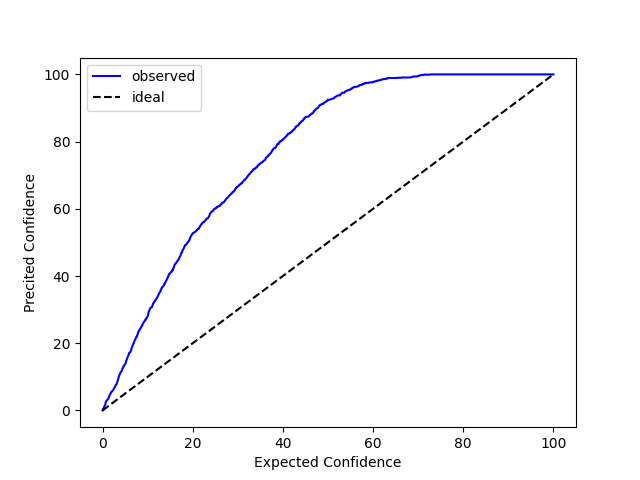

The script that saved this image:
# cd path/to/this/repo
# export PYTHONPATH=$(pwd)
import os
import json
import argparse
import numpy as np
import torch
import torch.nn as nn
from torch.utils.data import DataLoader
import matplotlib.pyplot as plt
from models_copy.HSDT import StoTransformerEncoder, HSDTEncoder
from models_copy.Regressor import Regressor
from datasets.tri_loader import TRIDataset
from utils.utils import mkdir, save_to_txt
from utils.calibrated_regression import CalibratedRegression


np.random.seed(0)


def posterior_predictive(path, config):
    res = os.listdir(path)
    assert "gts_mu_sigma_lower_upper.npz" in res, f"No such file: gts_mu_sigma_lower_upper.npz"
    data = np.load(os.path.join(path, "gts_mu_sigma_lower_upper.npz"))
    gts, mu, sigma, lower, upper = data["gts"], data["mu"], data["sigma"], data["lower"], data["upper"]
    samples = np.random.normal(mu, sigma * 2.5, size=(config["n_sample"], len(gts)))
    return samples.T


def get_config(path):
    res = os.listdir(path)
    assert "args_json.json" in res, f"No such file: args_json.json"
    with open(os.path.join("./" "args_json.json"), "r") as f:
        config = json.load(f)
    return config


def get_data(config):
    assert config["data"] == "tri", f"dataset mismatch"
    config["data_root_dir"] = "../../../data"
    config = argparse.Namespace(**config)
    data_module = TRIDataset(config)
    data_dict = data_module.get_charge()
    train_set, valid_set, test_set = data_dict["train"], data_dict["valid"], data_dict["test"]
    return train_set, valid_set, test_set


def get_model(path, config):
    fea_dim = config["fea_dim"]
    emb_dim = config["emb_dim"]
    num_layers = config["num_layers"]
    heads = config["heads"]
    k_centroid = config["k_centroid"]
    tau1 = config["tau1"]
    tau2 = config["tau2"]
    direction = config["direction"]
    dropout = config["dropout"]
    forward_expansion = config["forward_expansion"]
    out_dim = config["out_dim"]
    seq_len = config["seq_len"]
    add_conv = config["add_conv"]
    device = torch.device(config["device"])

    res = os.listdir(path)
    print(path)
    print(res)
    if "model.pth" in res:
        # without pre_net
        encoder = HSDTEncoder(
            fea_dim,
            emb_dim,
            num_layers,
            heads,
            k_centroid,
            tau1,
            tau2,
            direction,
            dropout,
            forward_expansion,
            max_len=128,
            device=device,
        ).to(device)
        regressor = Regressor(seq_len, emb_dim, dropout, out_dim).to(device)
        model = nn.Sequential(encoder, regressor).to(device)
        model_ckpt = torch.load(os.path.join(path, "model.pth"))
        model.load_state_dict(model_ckpt)
    elif "best_model.pkl" in res:
        # with prenet
        pre_net = nn.Conv1d(in_channels=16, out_channels=16, kernel_size=1).to(device)
        encoder = HSDTEncoder(
            fea_dim,
            emb_dim,
            num_layers,
            heads,
            k_centroid,
            tau1,
            tau2,
            direction,
            dropout,
            forward_expansion,
            max_len=128,
            device=device,
        ).to(device)
        regressor = Regressor(seq_len, emb_dim, dropout, out_dim).to(device)
        backbone = nn.Sequential(encoder, regressor)
        pre_net_ckpt = torch.load(os.path.join(path, "best_model.pkl"))["pre_net"]
        backbone_ckpt = torch.load(os.path.join(path, "best_model.pkl"))["backbone"]
        pre_net.load_state_dict(pre_net_ckpt)
        backbone.load_state_dict(backbone_ckpt)
        model = nn.Sequential(pre_net, backbone)
    return model


def calibrate(X, y, model, path, config):
    calib = CalibratedRegression(X, y, model, pp=posterior_predictive, path=path, config=config).fit()
    fig, ax = plt.subplots(nrows=1, ncols=1)
    calib.plot_calibration_curve(ax)
    exp_ci, pred_ci = calib.predicted_cdf * 100, calib.empirical_cdf * 100
    ece = np.mean(np.abs(exp_ci - pred_ci))
    plt.plot(exp_ci, pred_ci, color="blue", label="observed")
    plt.plot([0, 100], [0, 100], color="black", linestyle="dashed", label="ideal")
    plt.xlabel("Expected Confidence")
    plt.ylabel("Precited Confidence")
    plt.legend()
    plt.savefig("after_calibration.png")
    plt.close()

    return exp_ci, pred_ci, ece


def update_results(path, res):
    exp_ci = res["exp_ci"]
    pred_ci = res["pred_ci"]
    ece = res["ece"]
    res_path = os.path.join(path, "res.txt")
    assert os.path.exists(res_path), f"No such file: res.txt"
    with open(res_path, "a") as f:
        f.write(f"ece_after_recalibration: {ece}\n")
    res_path = os.path.join(path, "exp_obs_re.npz")
    np.savez(res_path, exp=exp_ci, obs=pred_ci)


if __name__ == "__main__":
    cwd = os.getcwd()
    config = get_config(cwd)
    model = get_model(cwd, config)
    train_set, valid_set, test_set = get_data(config)
    X_train, y_train = train_set[:][0].numpy(), train_set[:][1].numpy()
    X_valid, y_valid = valid_set[:][0].numpy(), valid_set[:][1].numpy()
    X_test, y_test = test_set[:][0].numpy(), test_set[:][1].numpy()

    exp_ci, pred_ci, ece = calibrate(X_test, y_test, model, cwd, config)
    print(ece)
    update_results(cwd, {"exp_ci": exp_ci, "pred_ci": pred_ci, "ece": ece})

    del X_train, y_train
    del X_valid, y_valid
    del X_test, y_test
    del model
